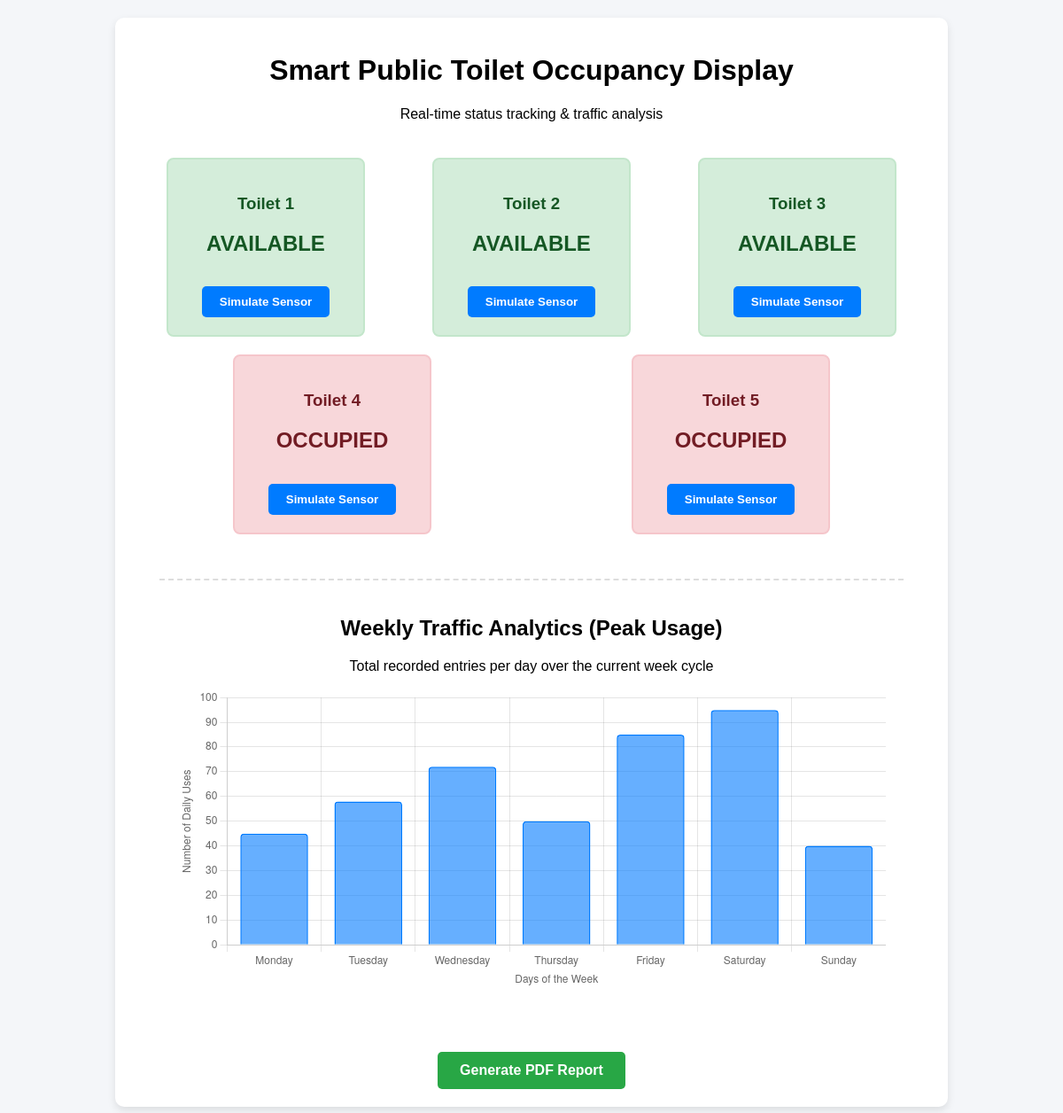
The page / on the database its author committed.
### analytics/models.py (models this page shows, shortened)
class ToiletStatus(models.Model):
    toilet_id = models.IntegerField(primary_key=True)
    is_occupied = models.BooleanField(default=False)
    last_updated = models.DateTimeField(auto_now=True)

### analytics/views.py (the view)
# urls.py: path('', views.dashboard, name='dashboard'),
def dashboard(request):
    if not ToiletStatus.objects.exists():
        for i in range(1, 5):
            ToiletStatus.objects.create(toilet_id=i, is_occupied=False)
    toilets = ToiletStatus.objects.all().order_by('toilet_id')
    weekly_labels = ["Monday", "Tuesday", "Wednesday", "Thursday", "Friday", "Saturday", "Sunday"]
    weekly_data = [45, 58, 72, 50, 85, 95, 40]  # Saturday (95) is our highest peak usage day!
    context = {
        'toilets': toilets,
        'weekly_labels': weekly_labels,
        'weekly_data': weekly_data,
    }
    return render(request, 'analytics/dashboard.html', context)

### analytics/templates/analytics/dashboard.html (shortened to what this page needs)
<!DOCTYPE html>
<html lang="en">
<head>
</head>
<body>
<div class="container">
    <h1>Smart Public Toilet Occupancy Display</h1>
    <p>Real-time status tracking & traffic analysis</p>
    <div class="grid">
        {% for toilet in toilets %}
        <div class="card {% if toilet.is_occupied %}BUSY{% else %}FREE{% endif %}">
            <h3>Toilet {{ toilet.toilet_id }}</h3>
            <h2>{% if toilet.is_occupied %}OCCUPIED{% else %}AVAILABLE{% endif %}</h2>
            <form action="{% url 'toggle_status' toilet.toilet_id %}" method="POST">
                <button type="submit" class="btn btn-toggle">Simulate Sensor</button>
            </form>
        </div>
        {% endfor %}
    </div>
    <div class="chart-section">
        <h2>Weekly Traffic Analytics (Peak Usage)</h2>
        <p>Total recorded entries per day over the current week cycle</p>
        <canvas id="weeklyPeakChart" width="400" height="170"></canvas>
    </div>
    <a href="{% url 'generate_pdf' %}" class="btn btn-report" target="_blank">Generate PDF Report</a>
</div>
<script>
    // Configures and instantiates the Bar Graph layout inside the canvas element
    const ctx = document.getElementById('weeklyPeakChart').getContext('2d');
    const weeklyPeakChart = new Chart(ctx, {
        type: 'bar',
        data: {
            labels: {{ weekly_labels|safe }},
            datasets: [{
                label: 'Total Recorded Entries',
                data: {{ weekly_data|safe }},
                backgroundColor: 'rgba(0, 123, 255, 0.6)',
                borderColor: 'rgba(0, 123, 255, 1)',
                borderWidth: 1.5,
                borderRadius: 4
            }]
        },
        options: {
            scales: {
                y: {
                    beginAtZero: true,
                    title: { display: true, text: 'Number of Daily Uses' }
                },
                x: {
                    title: { display: true, text: 'Days of the Week' }
                }
            },
            plugins: {
                legend: { display: false }
            }
        }
    });
</script>
</body>
</html>

### analytics/templates/analytics/dashboard.html (style rules this page uses)
body { font-family: Arial, sans-serif; background-color: #f4f6f9; text-align: center; margin: 0; padding: 20px; }
.container { max-width: 900px; margin: auto; background: white; padding: 20px; border-radius: 10px; box-shadow: 0px 4px 10px rgba(0,0,0,0.1); }
.grid { display: flex; justify-content: space-around; flex-wrap: wrap; margin-top: 30px; }
.card { width: 180px; padding: 20px; margin: 10px; border-radius: 8px; border: 2px solid #ccc; transition: 0.3s; }
.FREE { background-color: #d4edda; color: #155724; border-color: #c3e6cb; }
.BUSY { background-color: #f8d7da; color: #721c24; border-color: #f5c6cb; }
.btn { display: inline-block; padding: 10px 20px; margin-top: 15px; text-decoration: none; border-radius: 5px; font-weight: bold; cursor: pointer; }
.btn-toggle { background: #007bff; color: white; border: none; }
.btn-report { background: #28a745; color: white; padding: 12px 25px; margin-top: 30px; font-size: 16px; }
.chart-section { max-width: 800px; margin: 40px auto 20px auto; padding: 20px; border-top: 2px dashed #ddd; }

### rows shown on the page
ToiletStatus: toilet_id "1", is_occupied "AVAILABLE"
ToiletStatus: toilet_id "2", is_occupied "AVAILABLE"
ToiletStatus: toilet_id "3", is_occupied "AVAILABLE"
ToiletStatus: toilet_id "4", is_occupied "OCCUPIED"
ToiletStatus: toilet_id "5", is_occupied "OCCUPIED"

### other values the page prints
chart data {{ weekly_data|safe }} [45, 58, 72, 50, 85, 95, 40]
